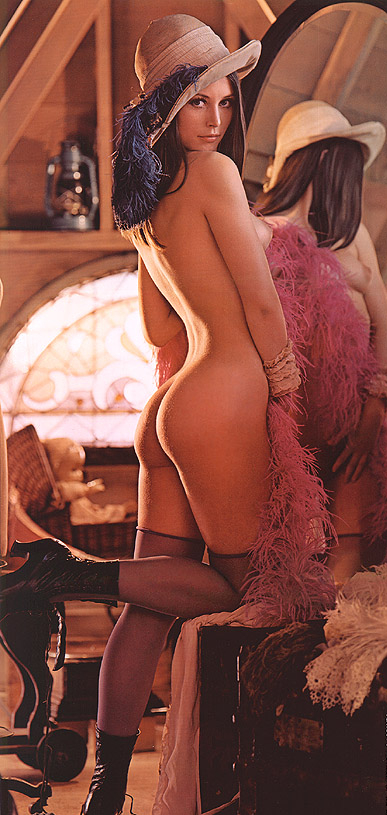
//> input picture lenna.jpg, 387 x 815 px
$ ./lennify lenna.jpg   (built with g++ and OpenCV 4)
//> lines starting //> are read from the running program, lines starting //| are printed output that depends on the picture; after the words box and inside, x2 and y2 are one past the last pixel; in counts of white or black regions, pixels touching at a corner belong together
#include <stdio.h>
#include <stdlib.h>
#include <string>
#include <iostream>
#include <sstream>
#include <vector>
#include <opencv2/opencv.hpp>

using namespace cv;

typedef enum
{
	START = 0,
	FIRST_CORNER = 1,
	LAST_CORNER = 2,
	DRAWING_FORE = 3,
	DRAWING_BACK = 4,
	DONE = 5
} uiState;

void operator--(uiState & lastState,int)
{
	int intState=static_cast<int>(lastState)-1;
	lastState=static_cast<uiState>(intState);
}


static uiState selectState = START;
static string  windowName = "Display Image";
Scalar annoColor = Scalar(255,255,255);
Scalar bgdColor = Scalar(GC_BGD);
Scalar fgdColor = Scalar(GC_FGD);

CvPoint startRect;
CvPoint endRect;
Mat image;
Mat startImage;
Mat mask;
Mat startMask;
Mat grabbedImage;
Mat finalImage;
std::vector<Point> backPoints;
std::vector<Point> forePoints;

static std::string num2str(int num);
void refreshImage();
void runGrabCut();
void assembleArts();

static void onMouse(int event, int x, int y, int, void*)
{
	if (event == EVENT_LBUTTONUP)
	{

		if (selectState == START)
		{
			startRect.x=x;
			startRect.y=y;

			selectState=FIRST_CORNER;
		}
		else if (selectState == FIRST_CORNER)
		{
			endRect.x=x;
			endRect.y=y;

			selectState=LAST_CORNER;
		}
		else if (selectState == DRAWING_FORE)
		{
			forePoints.push_back(Point(x,y));
		}
		else if (selectState == DRAWING_BACK)
		{
			backPoints.push_back(Point(x,y));
		}
		refreshImage();
	}
}

// [70 lines left out: functions assembleArts, runGrabCut, not called in this run]

void refreshImage()
{
	image.release();
	startImage.copyTo(image);
	mask.release();
	startMask.copyTo(mask);
	if (selectState < LAST_CORNER)
	{
		imshow(windowName,image);
	}
	else if (selectState == LAST_CORNER)
	{
		rectangle(image,startRect,endRect,annoColor);
		imshow(windowName,image);
		selectState=DRAWING_FORE;
		forePoints.clear();
	}
	else if (selectState == DRAWING_FORE)
	{
		rectangle(image,startRect,endRect,annoColor);
		polylines(image,forePoints,false,annoColor);

		polylines(mask,forePoints,false,fgdColor);

		imshow(windowName,image);

		backPoints.clear();
	}
	else if (selectState == DRAWING_BACK)
	{
		rectangle(image,startRect,endRect,annoColor);
		polylines(image,backPoints,false,Scalar(0,0,0));
		polylines(image,forePoints,false,annoColor);

		polylines(mask,forePoints,false,fgdColor);
		polylines(mask,backPoints,false,bgdColor);

		imshow(windowName,image);
	}
}

int main( int argc, char** argv )
{
  image = imread( argv[1], 1 );
//> image is the input picture: 815 rows x 387 cols, CV_8UC3; mean B, G, R 67.3, 78.6, 134.3
  startImage = image.clone();
  mask = Mat(image.size(),CV_8UC1,bgdColor);
  startMask = mask.clone();

  if( argc != 2 || !image.data )
    {
      printf( "No image data \n" );
      return -1;
    }

  namedWindow(windowName, CV_WINDOW_AUTOSIZE );

  setMouseCallback(windowName,onMouse,0);

  imshow(windowName, image );

  int key = 0;
  while (key !=100)
  {
  	key = waitKey(0);
//> the left mouse button is pressed and released at (96, 203)
//> the left mouse button is pressed and released at (290, 203)
//> the left mouse button is pressed and released at (290, 611)
//> the left mouse button is pressed and released at (96, 611)
//> in refreshImage (call 4), `polylines(image,forePoints,false,annoColor);`:
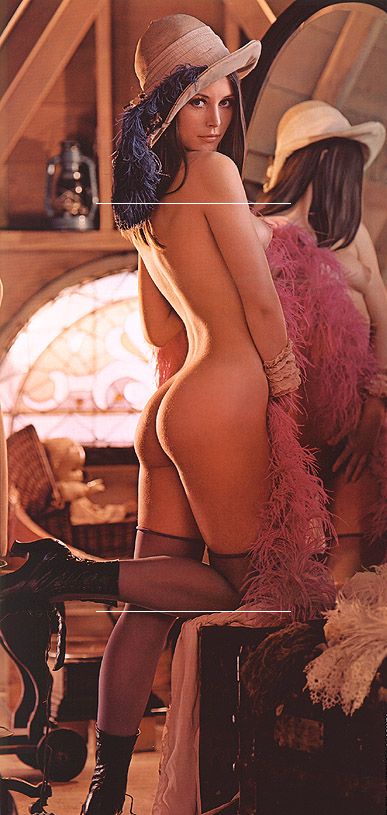
//> image: 815 rows x 387 cols, CV_8UC3; mean B, G, R 67.5, 78.8, 134.5
//> in refreshImage (call 4), `polylines(mask,forePoints,false,fgdColor);`:
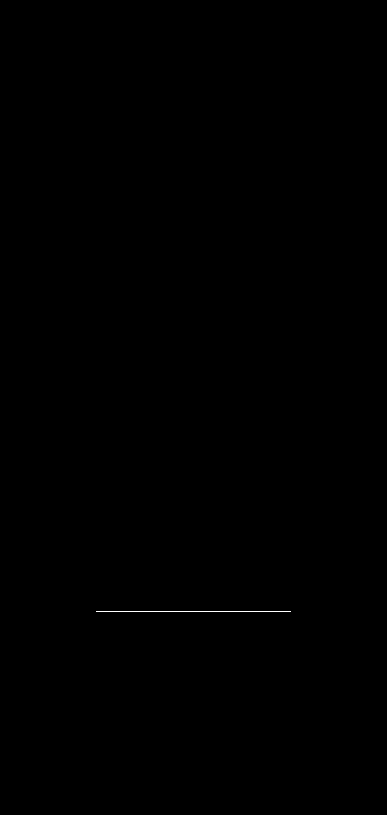
//> mask: 815 rows x 387 cols, CV_8UC1; values 0 (black) and 1 (white), 0.06% white in thin lines or dots, all inside (x1, y1, x2, y2) = (96, 611, 291, 612)
//> the Esc key is pressed


	if (key == 27)
	{
		if ((int)selectState > 0)
		{
			selectState--;
		}

		refreshImage();
	}
	else if (key==101 & selectState == DRAWING_FORE)
	{
		selectState=DRAWING_BACK;
	}
	else if (key==101 & selectState == DRAWING_BACK)
	{
		runGrabCut();

		assembleArts();
	}

  }

}

// [6 lines left out: function num2str, not called in this run]
